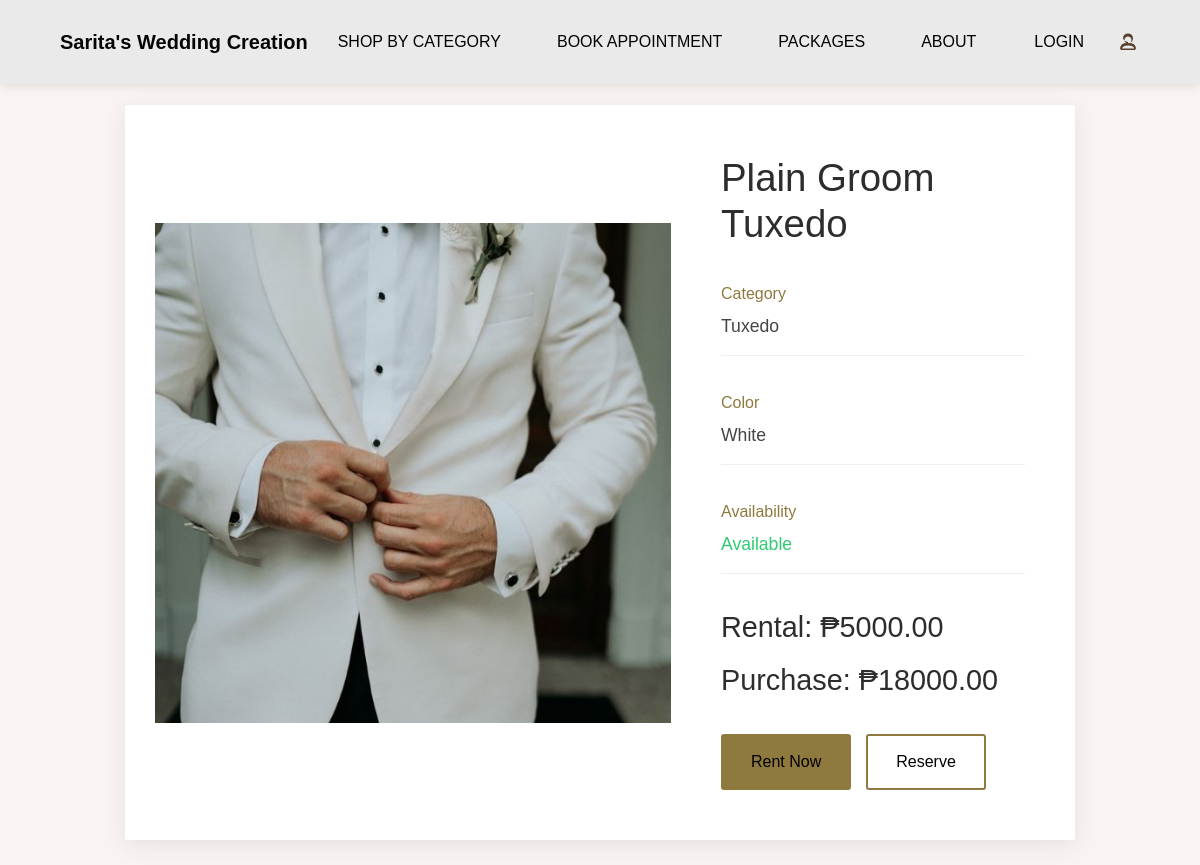
/wardrobe/2/, run on an earlier commit of the app's database.
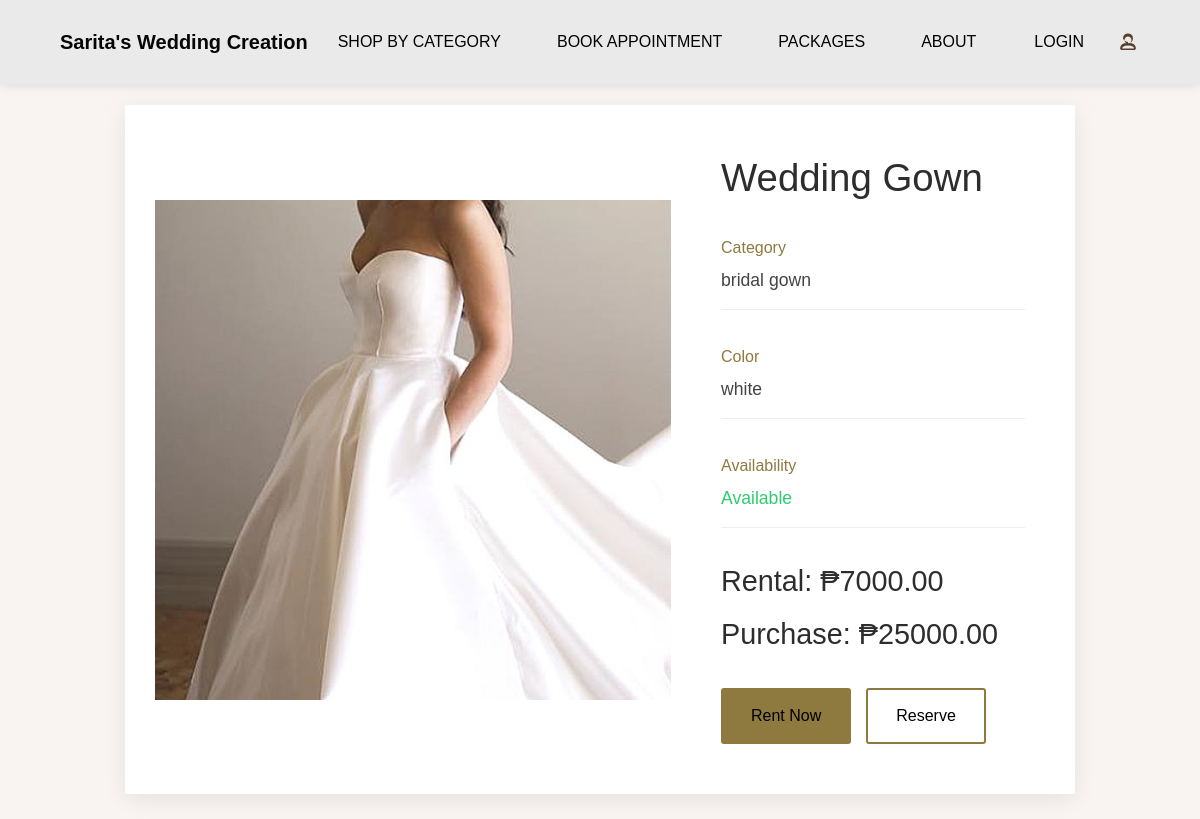
And on a later commit of the database.
### saritasapp/models.py (models this page shows, shortened)
class Inventory(models.Model):
    name = models.CharField(max_length=255)
    branch = models.ForeignKey(Branch, on_delete=models.CASCADE, related_name="inventory_items")
    category = models.ForeignKey(Category, on_delete=models.CASCADE, related_name="items")
    color = models.ForeignKey(Color, null=True, blank=True, on_delete=models.SET_NULL, related_name="inventory_items")
    size = models.ForeignKey(Size, null=True, blank=True, on_delete=models.SET_NULL, related_name="inventory_items")
    quantity = models.IntegerField(default=0)
    rental_price = models.DecimalField(max_digits=10, decimal_places=2)
    reservation_price = models.DecimalField(max_digits=10, decimal_places=2, null=True, blank=True)
    deposit_price = models.DecimalField(max_digits=10, decimal_places=2, null=True, blank=True)
    purchase_price = models.DecimalField(max_digits=10, decimal_places=2, null=True, blank=True)
    available = models.BooleanField(default=True)
    image = models.ImageField(upload_to="inventory/", null=True, blank=True)
    created_at = models.DateTimeField(auto_now_add=True)
    updated_at = models.DateTimeField(auto_now=True)
    class Meta:
        verbose_name_plural = "Inventory"
        ordering = ['-created_at']

class Category(models.Model):
    name = models.CharField(max_length=255, unique=True)
    description = models.TextField(blank=True)

class Color(models.Model):
    name = models.CharField(max_length=50, unique=True)
    def __str__(self):
        return self.name

### customerapp/views.py (the view)
# urls.py: path('wardrobe/<int:item_id>/', views.item_detail, name='item_detail'),
def item_detail(request, item_id):
    item = get_object_or_404(Inventory, id=item_id)
    return render(request, 'customerapp/view_item.html', {'item': item})

### customerapp/context_processors.py (called while the page is built, shortened)
def notifications(request):
    return {'unread_count': 0}

### saritasapp/context_processors.py (called while the page is built)
def notifications(request):
    if request.user.is_authenticated:
        return {
            'unread_count': Notification.objects.filter(user=request.user, is_read=False).count()
        }
    return {}

### customerapp/templates/customerapp/view_item.html (shortened to what this page needs)
{% extends "customerapp/base.html" %}
{% load static %}
{% block extra_css %}
    <link rel="stylesheet" href="{% static 'css/view_item.css' %}">
{% endblock %}
{% block content %}
<div class="gown-container">
    <a href="{% url 'customerapp:wardrobe' %}" class="btn back-btn">← Back</a>
    <div class="gown-grid">
        <div class="gown-image-container">
            <img src="{% if item.image %}{{ item.image.url }}{% else %}{% static 'images/placeholder-gown.jpg' %}{% endif %}"
                 class="gown-image"
                 alt="{{ item.name }}">
        </div>
        <div class="gown-details">
            <h1 class="gown-title">{{ item.name }}</h1>
            <div class="detail-item">
                <div class="detail-label">Category</div>
                <div class="detail-value">{{ item.category.name }}</div>
            </div>
            <div class="detail-item">
                <div class="detail-label">Color</div>
                <div class="detail-value">{{ item.color }}</div>
            </div>
            <div class="detail-item">
                <div class="detail-label">Availability</div>
                <div class="detail-value">
                    {% if item.available %}
                        <span style="color: #2ecc71;">Available</span>
                    {% else %}
                        <span style="color: #e74c3c;">Unavailable</span>
                    {% endif %}
                </div>
            </div>
            <div class="price-display">
                <div>Rental: ₱{{ item.rental_price }}</div>
                <div style="margin-top: 10px;">Purchase: ₱{{ item.purchase_price }}</div>
            </div>
            <div class="action-buttons">
                {% if item.available %}
                    <a href="{% url 'customerapp:rent_item' inventory_id=item.id %}" class="btn btn-primary">Rent Now</a>
                    <a href="{% url 'customerapp:reservation' item_id=item.id %}" class="btn btn-secondary">Reserve</a>
                {% endif %}
            </div>
        </div>
    </div>
</div>
{% endblock %}

What changed in the data, as far as the page shows it:
changed Inventory: image: a different picture; name "Plain Groom Tuxedo" → "Wedding Gown"; category.name "Tuxedo" → "bridal gown"; color "White" → "white"; rental_price "5000.00" → "7000.00"; purchase_price "18000.00" → "25000.00"
